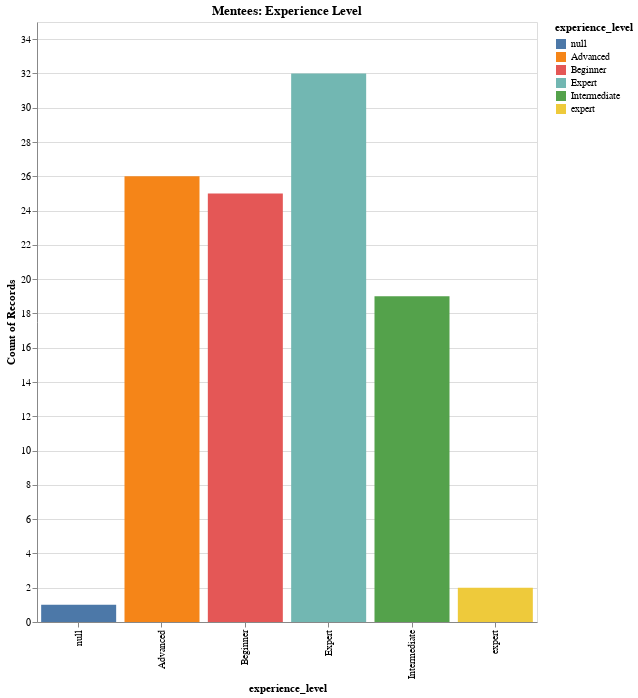

The code cell stored with this chart in its notebook:
### Code cell
MenteesChart # remove nulls?
